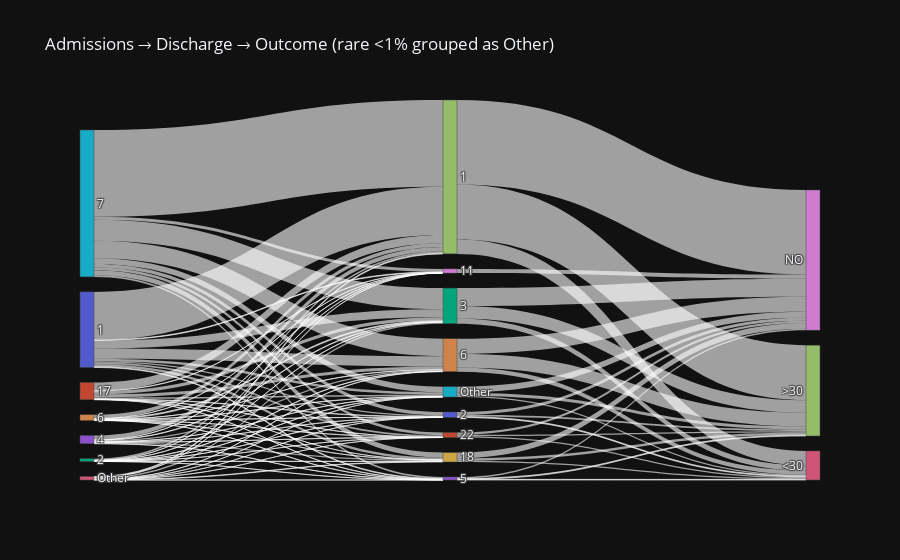

Notebook source saved alongside this figure:
### Code cell
import pandas as pd
import plotly.graph_objects as go

# --- columns (rename to yours) ---
A = "admission_source_id"
B = "discharge_disposition_id"
C = "readmitted"              # your 3rd target
pct = 0.01                    # 1% threshold (per column)
ELSE = "Other"

def bucket_small(df, col, pct=0.01, else_label="Other"):
    s = df[col].astype(str).fillna("Unknown")
    vc = s.value_counts()
    total = len(s)
    small_vals = vc[vc / total < pct].index
    return s.where(~s.isin(small_vals), else_label)

# 1) Collapse rare categories per column
df2 = df.copy()
for col in [A, B, C]:
    df2[col] = bucket_small(df2, col, pct=pct, else_label=ELSE)

# 2) Aggregate flows for A→B and B→C
ab = (df2[[A, B]].groupby([A, B]).size()
      .reset_index(name="value"))
bc = (df2[[B, C]].groupby([B, C]).size()
      .reset_index(name="value"))

# 3) Build node lists (keep layers distinct to avoid loops)
A_vals = sorted(ab[A].unique().tolist())
B_vals = sorted(pd.Index(ab[B]).union(bc[B]).unique().tolist())
C_vals = sorted(bc[C].unique().tolist())

labels_pretty = A_vals + B_vals + C_vals

# index offsets
a_off = 0
b_off = len(A_vals)
c_off = b_off + len(B_vals)
a_idx = {v: a_off + i for i, v in enumerate(A_vals)}
b_idx = {v: b_off + i for i, v in enumerate(B_vals)}
c_idx = {v: c_off + i for i, v in enumerate(C_vals)}

# links
src =  ab[A].map(a_idx).tolist() +  bc[B].map(b_idx).tolist()
tgt =  ab[B].map(b_idx).tolist() +  bc[C].map(c_idx).tolist()
val =  ab["value"].tolist()      +  bc["value"].tolist()

# pin three vertical columns
xpos = [0]*len(A_vals) + [0.5]*len(B_vals) + [1]*len(C_vals)

fig = go.Figure(go.Sankey(
    node=dict(label=labels_pretty, pad=15, thickness=14, x=xpos, y=None),
    link=dict(source=src, target=tgt, value=val)
))
fig.update_layout(title="Admissions → Discharge → Outcome (rare <1% grouped as Other)")
fig.show()

### Figure 1 — Plotly figure (JSON) as saved in the notebook; plotly's stock layout.template omitted (floating-point values rounded to 4 significant figures)
{"data": [{"link": {"source": [0, 0, 0, 0, 0, 0, 0, 0, 0, 1, 1, 1, 1, 1, 1, 1, 1, 1, 2, 2, 2, 2, 2, 2, 2, 2, 2, 3, 3, 3, 3, 3, 3, 3, 3, 3, 4, 4, 4, 4, 4, 4, 4, 4, 4, 5, 5, 5, 5, 5, 5, 5, 5, 5, 6, 6, 6, 6, 6, 6, 6, 6, 6, 7, 7, 7, 8, 9, 9, 9, 10, 10, 10, 11, 11, 11, 12, 12, 12, 13, 13, 13, 14, 14, 14, 15, 15, 15], "target": [7, 8, 9, 10, 11, 12, 13, 14, 15, 7, 8, 9, 10, 11, 12, 13, 14, 15, 7, 8, 9, 10, 11, 12, 13, 14, 15, 7, 8, 9, 10, 11, 12, 13, 14, 15, 7, 8, 9, 10, 11, 12, 13, 14, 15, 7, 8, 9, 10, 11, 12, 13, 14, 15, 7, 8, 9, 10, 11, 12, 13, 14, 15, 16, 17, 18, 18, 16, 17, 18, 16, 17, 18, 16, 17, 18, 16, 17, 18, 16, 17, 18, 16, 17, 18, 16, 17, 18], "value": [18812, 241, 931, 441, 736, 3089, 282, 4058, 975, 3230, 135, 6, 155, 47, 1351, 121, 1175, 561, 664, 21, 101, 10, 28, 52, 19, 159, 50, 1701, 55, 475, 92, 38, 193, 43, 517, 73, 1516, 20, 33, 37, 16, 364, 89, 48, 141, 33981, 1124, 1964, 1372, 1115, 8290, 605, 6840, 2203, 330, 46, 181, 21, 13, 615, 25, 105, 35, 5602, 21517, 33115, 1642, 459, 1027, 2205, 342, 668, 1118, 552, 519, 922, 2046, 4916, 6992, 247, 350, 587, 1638, 5362, 5902, 471, 1186, 2381]}, "node": {"label": ["1", "17", "2", "4", "6", "7", "Other", "1", "11", "18", "2", "22", "3", "5", "6", "Other", "<30", ">30", "NO"], "pad": 15, "thickness": 14, "x": [0, 0, 0, 0, 0, 0, 0, 0.5, 0.5, 0.5, 0.5, 0.5, 0.5, 0.5, 0.5, 0.5, 1, 1, 1]}, "type": "sankey"}], "layout": {"title": {"text": "Admissions → Discharge → Outcome (rare <1% grouped as Other)"}}}
